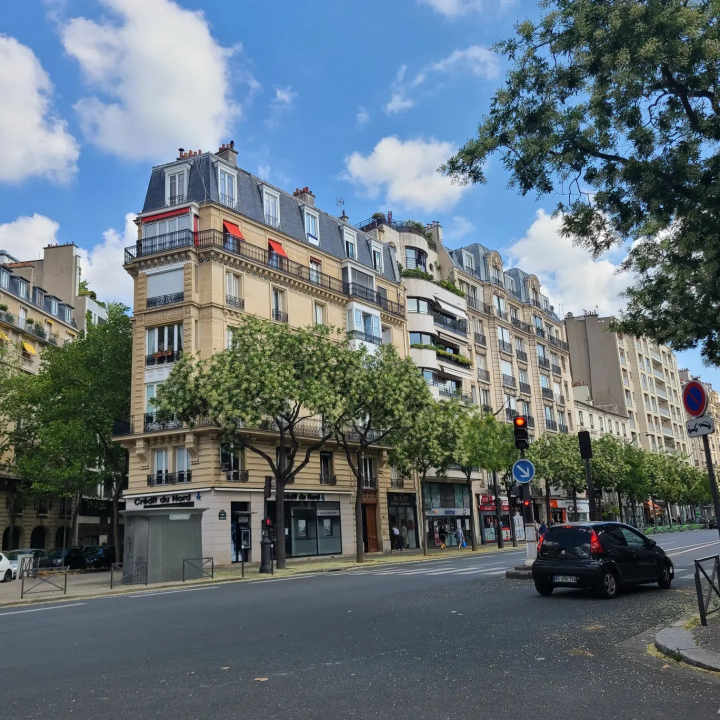
#> input picture images/france.jpg, 1440 x 1440 px (shown at 1/2 size)
$ python my_practice.py --image images/france.jpg
#> lines starting #> are read from the running program, lines starting #| are printed output that depends on the picture
from __future__ import print_function
from matplotlib import pyplot as plt
import pandas as pd
import cv2
import argparse

ap = argparse.ArgumentParser()
ap.add_argument("-i","--image",required=True,help="Path to the image")
args=vars(ap.parse_args())

image=cv2.imread(args["image"])
#> image is the input picture: shape (1440, 1440, 3); mean B, G, R 120.3, 113.2, 100.3

# # Prints the number of rows and columns from the image, as well as the channels
# print(image.shape)

# cv2.imshow("Original",image)

# # Since we are resizing this, we will have to set a ratio, we do this by dividing our amount of pixels by the width
r = 1500/image.shape[1]
#> r = 1.04
dim=(1500,int(image.shape[0]*r))
#> dim = (1500, 1500)
resized_area=cv2.resize(image,dim,interpolation=cv2.INTER_AREA)
cv2.imshow("Original - Inter area",resized_area)

# resized_linear=cv2.resize(image,dim,interpolation=cv2.INTER_LINEAR)
# cv2.imshow("Inter linear",resized_linear)

# Splitting the image into 3 channels
channels= cv2.split(resized_area)
print(len(channels[0]))
#| 1500
print(len(channels[1]))
#| 1500
print(len(channels[2]))
#| 1500
plt.figure()

# # Removed the grayscale since I will only be plotting the colors in histogram
# image = cv2.cvtColor(resized_area,cv2.COLOR_BGR2GRAY)
# hist = cv2.calcHist([image],[0],None,[256],[0,256])

colors = ("b","g","r")
for (channel,color) in zip(channels,colors):
    hist = cv2.calcHist([channel],[0],None,[256],[0,256])
    plt.plot(hist,color=color)
    plt.xlim([0,256])
#> this loop made 3 passes
#> color on passes 1 to 3: 'b', 'g', 'r'
plt.show()
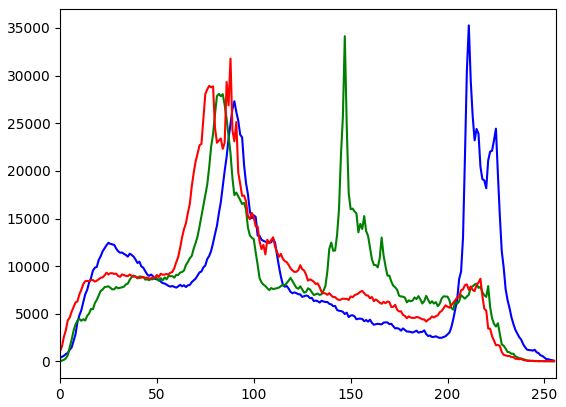
#> figure drawn by matplotlib, 1 panel; curve peaks at x = 211, y = 35263; curve peaks at x = 147, y = 34129; curve peaks at x = 88, y = 31783

blue = pd.DataFrame(data=channels[0])
#> blue = table of 1500 rows and 1500 columns
green = pd.DataFrame(data=channels[1])
#> green = table of 1500 rows and 1500 columns
red = pd.DataFrame(data=channels[2])
#> red = table of 1500 rows and 1500 columns

print(blue)
#> (printed output is left out)
cv2.waitKey(0)

$ run again, on images/beach.png
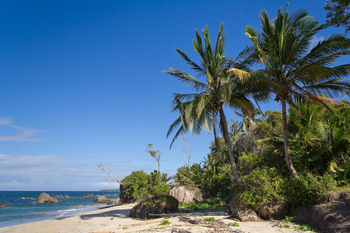
#> input picture images/beach.png, 350 x 233 px
#> image is the input picture: shape (233, 350, 3); mean B, G, R 136, 110.4, 78.6
#> `resized_area=cv2.resize(image,dim,interpolation=cv2.INTER_AREA)`:
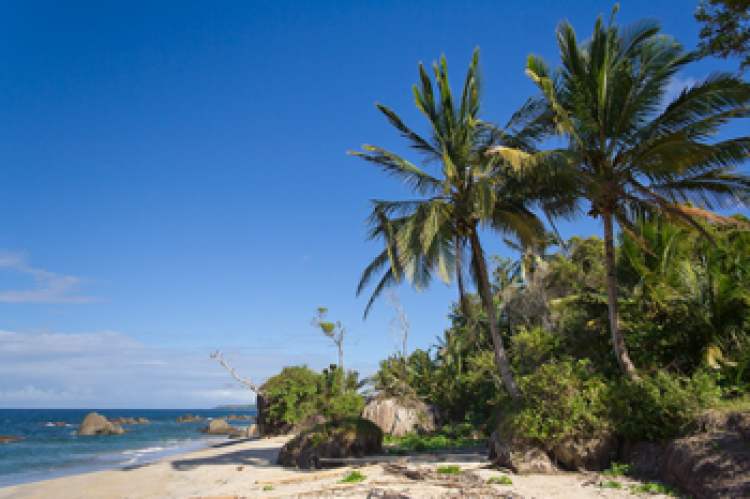
#> resized_area: shape (998, 1500, 3) (shown at 1/2 size); mean B, G, R 136, 110.3, 78.6
#| 998
#| 998
#| 998
#> the loop `for (channel,color) in zip(channels,colors):` made 3 passes
#> color on passes 1 to 3: 'b', 'g', 'r'
#> `plt.show()`:
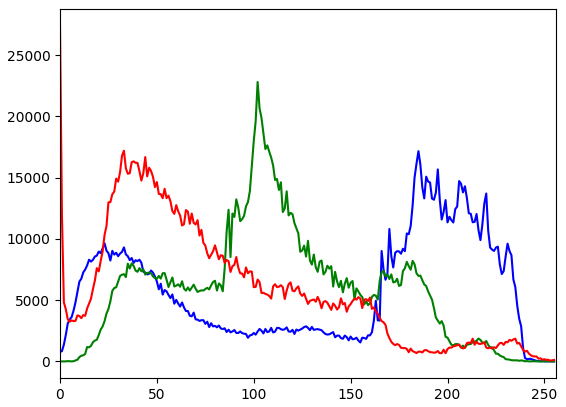
#> figure drawn by matplotlib, 1 panel; curve peaks at x = 185, y = 17163; curve peaks at x = 102, y = 22811; curve peaks at x = 0, y = 27430
#> blue = table of 998 rows and 1500 columns
#> (printed output is left out)

$ run again, on images/coins.png
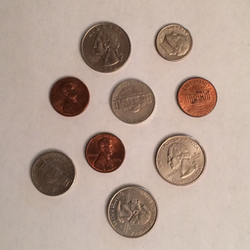
#> input picture images/coins.png, 250 x 250 px
#> image is the input picture: shape (250, 250, 3); mean B, G, R 147.7, 159.9, 180.7
#| 1500
#| 1500
#| 1500
#> the loop `for (channel,color) in zip(channels,colors):` made 3 passes
#> color on passes 1 to 3: 'b', 'g', 'r'
#> `plt.show()`:
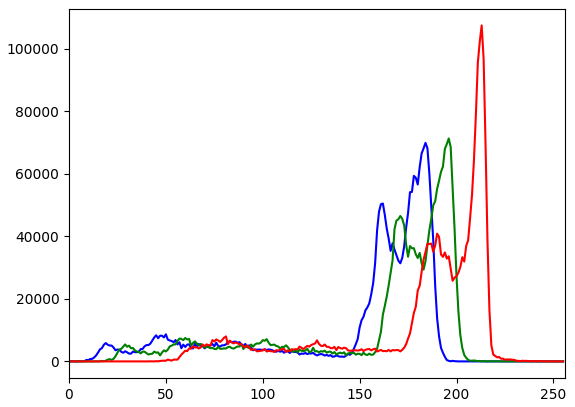
#> figure drawn by matplotlib, 1 panel; curve peaks at x = 184, y = 69912; curve peaks at x = 196, y = 71316; curve peaks at x = 213, y = 107496
#> blue = table of 1500 rows and 1500 columns
#> (printed output is left out)

$ run again, on images/jose.jpeg
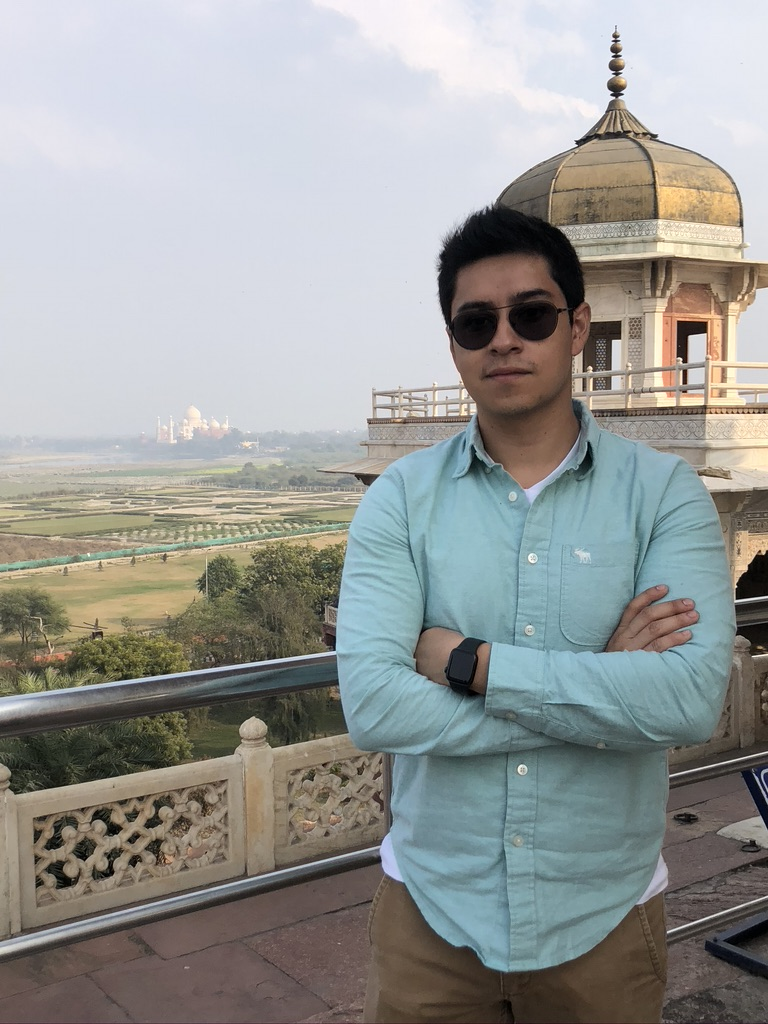
#> input picture images/jose.jpeg, 768 x 1024 px
#> image is the input picture: shape (1024, 768, 3); mean B, G, R 151.7, 153.9, 152.2
#| 2000
#| 2000
#| 2000
#> the loop `for (channel,color) in zip(channels,colors):` made 3 passes
#> color on passes 1 to 3: 'b', 'g', 'r'
#> `plt.show()`:
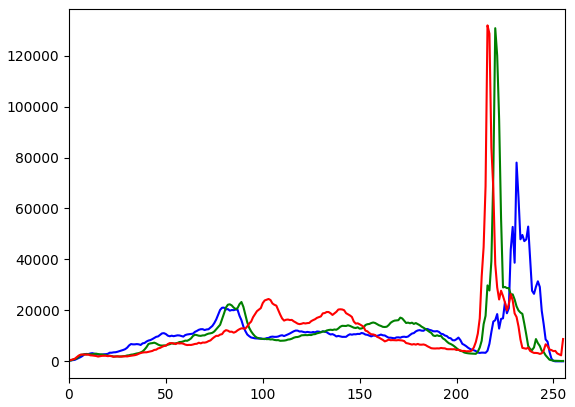
#> figure drawn by matplotlib, 1 panel; curve peaks at x = 231, y = 78005; curve peaks at x = 220, y = 130741; curve peaks at x = 216, y = 131836
#> blue = table of 2000 rows and 1500 columns
#> (printed output is left out)
